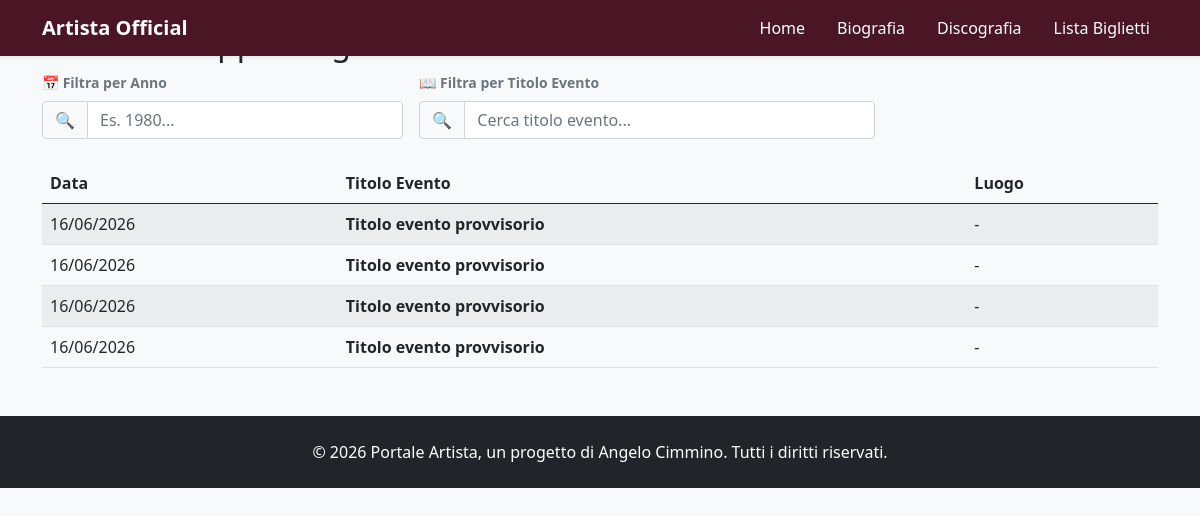
Page /biografie/ on the earlier database version.
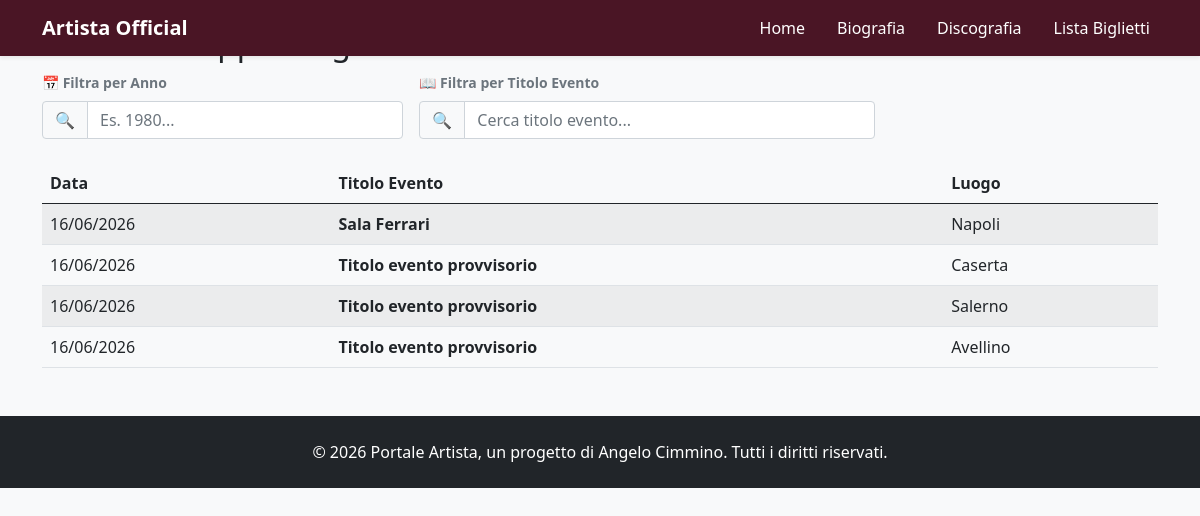
Same page on the later database version.
### tributo/models.py (models this page shows, shortened)
class Biografia(models.Model):
    titolo_evento = models.CharField(max_length=200, verbose_name="Titolo Evento/Concerto")
    data_evento = models.DateField(verbose_name="Data dell'Evento")
    descrizione = CKEditor5Field('Descrizione dettagliata', config_name='default')
    luogo = models.CharField(max_length=200, blank=True, null=True, verbose_name="Luogo")
    class Meta:
        verbose_name_plural = "Biografie"

### tributo/views.py (the view)
# urls.py: path('biografie/', views.BiografiaListView.as_view(), name='biografia_list'),
class BiografiaListView(ListView):
    model = Biografia
    template_name = 'tributo/biografia_list.html'
    context_object_name = 'biografie'
    ordering = ['-data_evento'] # Mostra prima gli eventi più recenti

### tributo/templates/tributo/biografia_list.html (shortened to what this page needs)
{% extends 'tributo/base.html' %}
{% block content %}
<div class="container mt-4">
    <h2>Gestione Tappe Biografia</h2>
    <div class="row mb-4 g-3 align-items-end">
        <div class="col-md-4 col-sm-6">
            <label for="search-anno" class="form-label small text-muted fw-bold">📅 Filtra per Anno</label>
            <div class="input-group">
                <span class="input-group-text bg-light text-muted">🔍</span>
                <input type="text" id="search-anno" class="form-control" placeholder="Es. 1980...">
            </div>
        </div>
        <div class="col-md-5 col-sm-6">
            <label for="search-titolo" class="form-label small text-muted fw-bold">📖 Filtra per Titolo Evento</label>
            <div class="input-group">
                <span class="input-group-text bg-light text-muted">🔍</span>
                <input type="text" id="search-titolo" class="form-control" placeholder="Cerca titolo evento...">
            </div>
        </div>
    </div>
    <table class="table table-striped align-middle">
        <thead>
            <tr>
                <th>Data</th>
                <th>Titolo Evento</th>
                <th>Luogo</th>
            </tr>
        </thead>
        <tbody id="biografie-table">
            {% for bio in biografie %}
            <tr class="bio-row"
                data-anno="{{ bio.data_evento|date:'Y' }}"
                data-titolo="{{ bio.titolo_evento|lower }}">
                <td>{{ bio.data_evento|date:"d/m/Y" }}</td>
                <td><strong>{{ bio.titolo_evento }}</strong></td>
                <td>{{ bio.luogo|default:"-" }}</td>
            </tr>
            {% empty %}
            <tr id="django-empty-row"><td colspan="4" class="text-center text-muted">Nessun evento inserito in biografia.</td></tr>
            {% endfor %}
        </tbody>
    </table>
</div>
{% endblock %}

Differences in the rows shown:
changed Biografia: titolo_evento "Titolo evento provvisorio" → "Sala Ferrari"; luogo "-" → "Napoli"
changed Biografia: luogo "-" → "Caserta"
changed Biografia: luogo "-" → "Salerno"
changed Biografia: luogo "-" → "Avellino"
